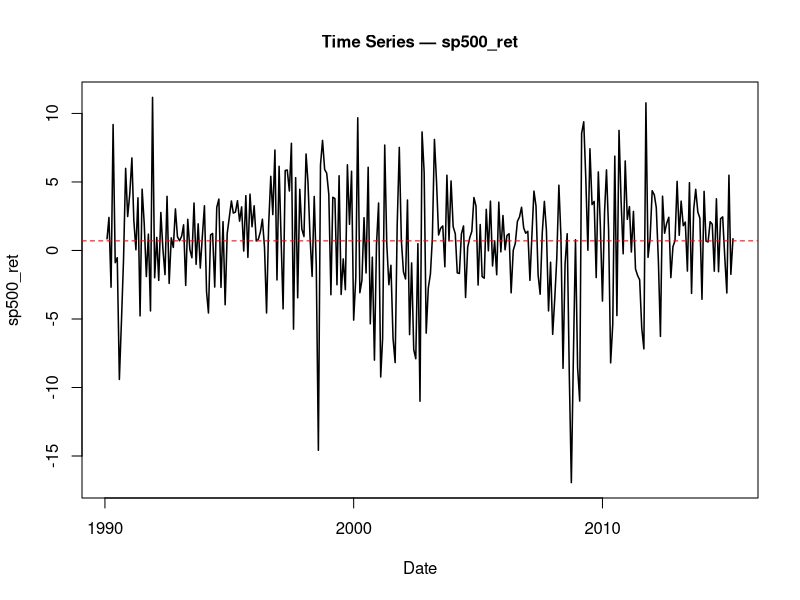
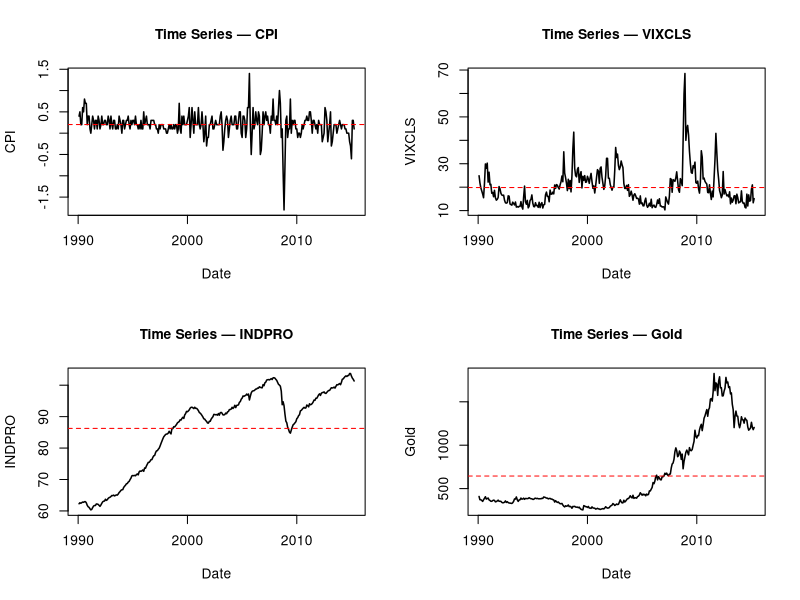
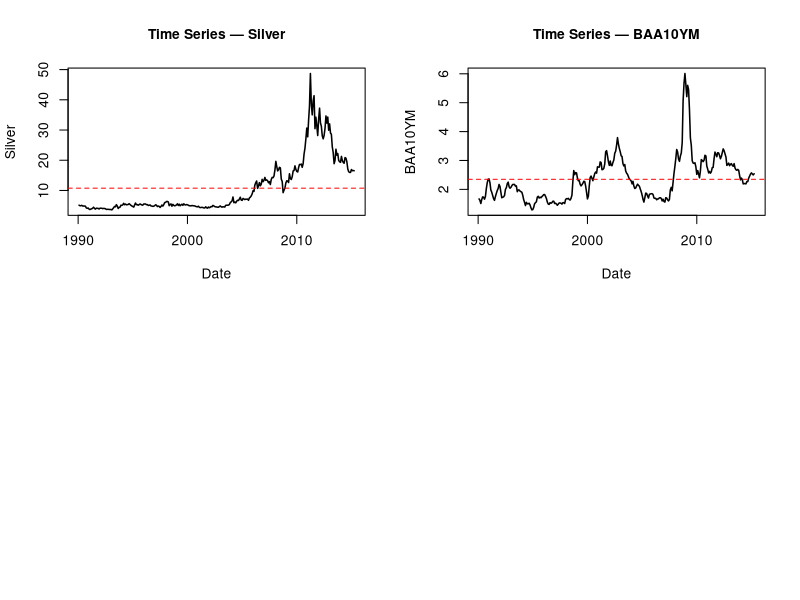
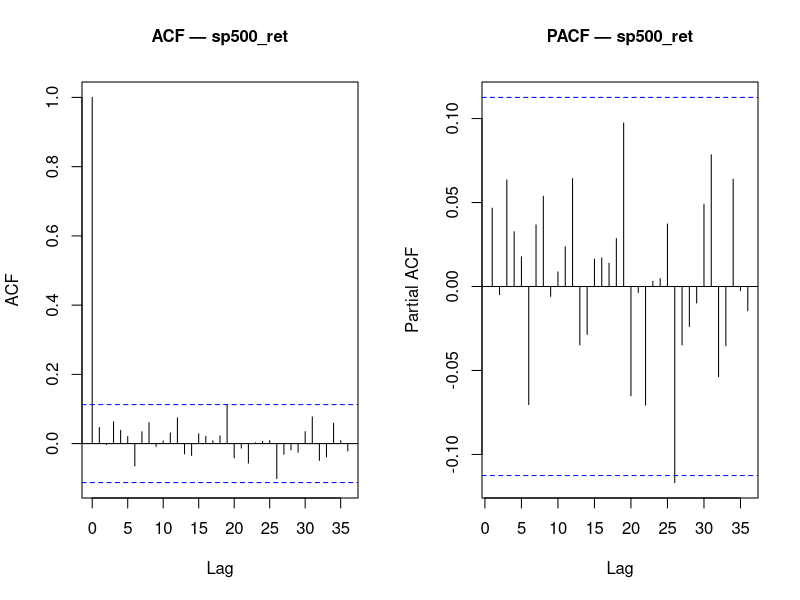
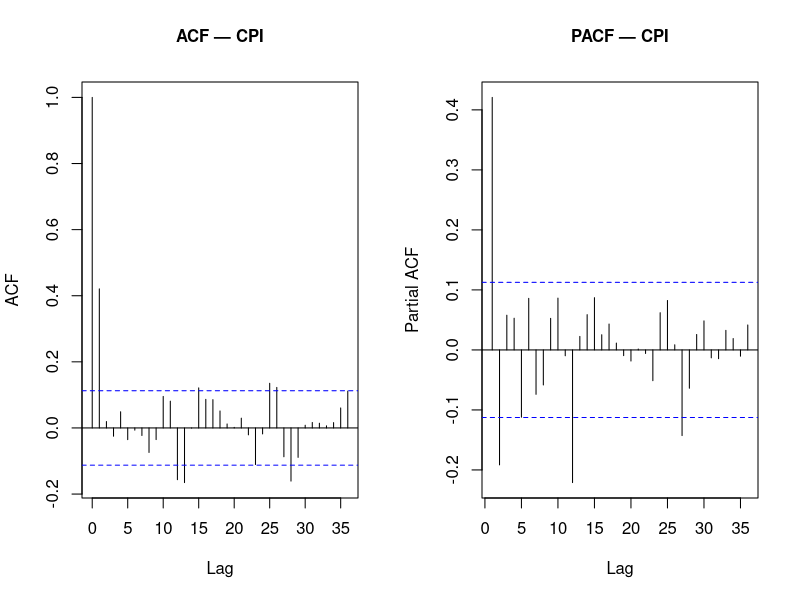
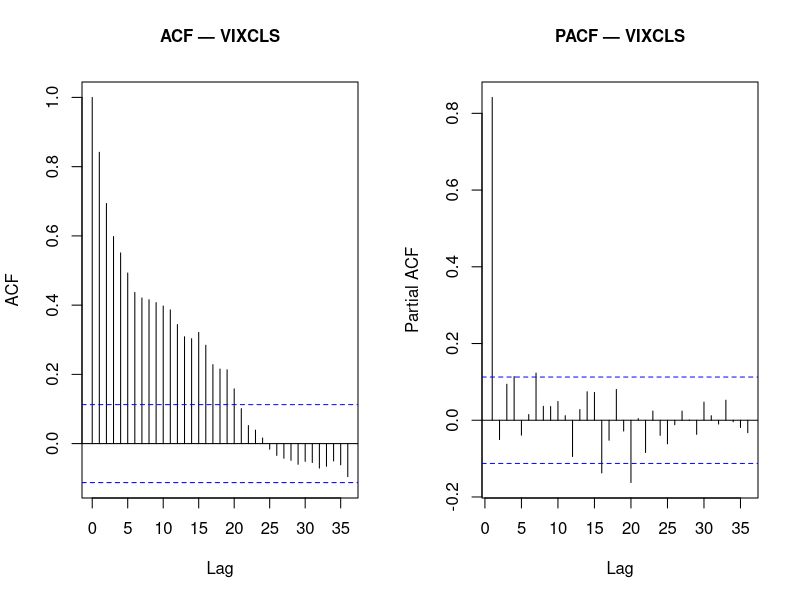
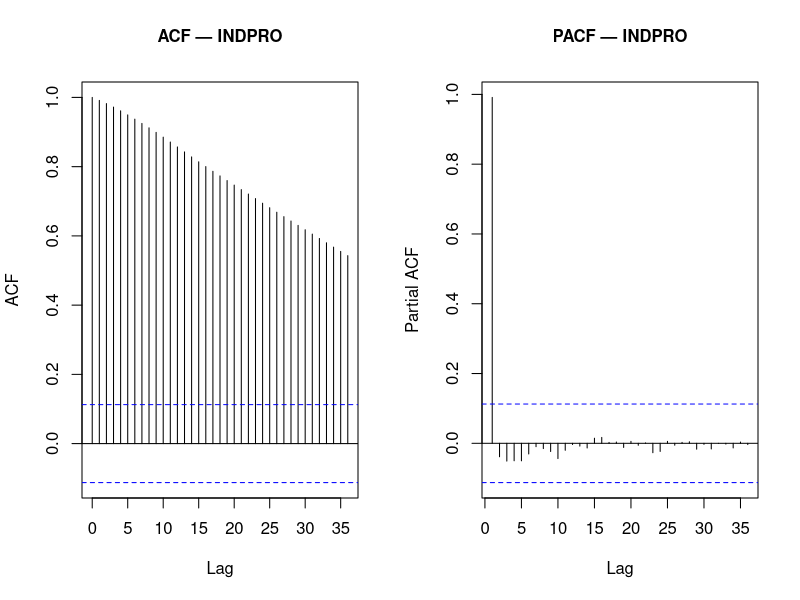
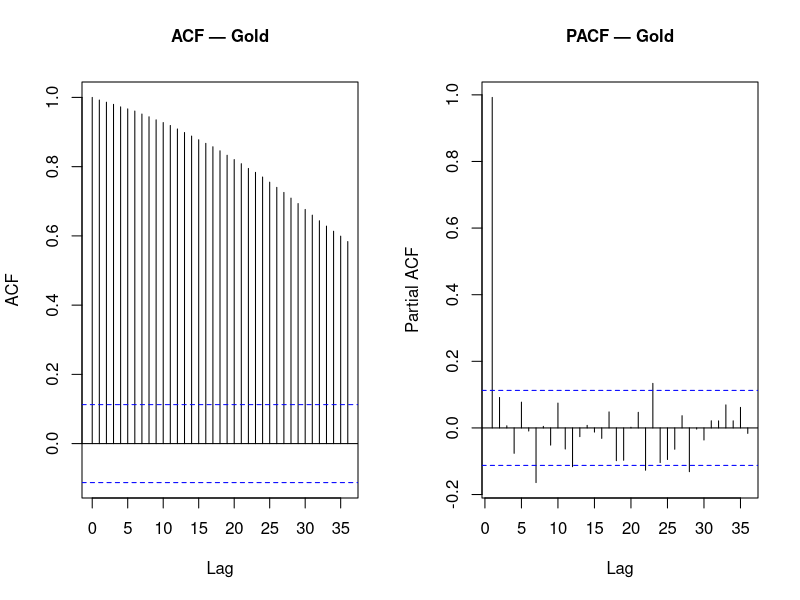

Here is the R script that generated these plots, in order:
train_end   <- c(2015, 4)
holdout_start <- c(2015, 5)

data <- read.csv("data/processed/cleanedData.csv")

# FIX: Parse "YYYY-MM" dates by appending "-01" so as.Date() can read them
data$observation_date <- as.Date(paste0(data$observation_date, "-01"))

data_ts <- ts(data$sp500_ret, start = c(1990,2), frequency = 12)

train   <- window(data_ts, start = c(1990,2), end = train_end)
ntrain <- length(train)
holdout <- window(data_ts, start = holdout_start)

# Subset data to training period only
train_data <- data[1:length(train),]

vars <- c("CPI", "VIXCLS", "INDPRO", "Gold", "Silver", "BAA10YM")

# ── Time series plot analysis ────────────────────────────────────────────────
par(mfrow = c(1, 1), cex.main=1,cex.lab = 1,cex.axis = 1)
dates <- train_data$observation_date[!is.na(train_data[["sp500_ret"]])]
plot(dates, na.omit(train_data[["sp500_ret"]]),
     type = "l", lwd = 1.5,
     xlab = "Date", ylab = "sp500_ret",
     main = "Time Series — sp500_ret")

abline(h = mean(na.omit(train_data[["sp500_ret"]])), col = "red", lty = 2, lwd = 1)

par(mfrow = c(2, 2))

for (v in vars) {
  # FIX: Use train_data instead of train (since train is a ts object)
  x     <- na.omit(train_data[[v]]) 
  dates <- train_data$observation_date[!is.na(train_data[[v]])]
  
  plot(dates, x,
       type = "l", lwd = 1.5,
       xlab = "Date", ylab = v,
       main = paste("Time Series —", v))
  
  abline(h = mean(x), col = "red", lty = 2, lwd = 1)
}

par(mfrow = c(1, 1))

# ── ACF/PACF analysis ────────────────────────────────────────────────
vars <- c("sp500_ret", vars)
plot_acf_pacf <- function(var_name, df, lag.max = 36) {
  x <- na.omit(df[[var_name]])
  par(mfrow = c(1, 2))
  
  acf(x,  lag.max = lag.max,
      main = paste("ACF —", var_name))
  
  pacf(x, lag.max = lag.max,
       main = paste("PACF —", var_name))
}

for (v in vars) {
  plot_acf_pacf(v, train_data)
}

# ── Variogram function ────────────────────────────────────────────────
variogram <- function(y, lagmax = 10, iprint = FALSE) {
  G  <- rep(1, lagmax)
  n  <- length(y)
  if (lagmax > n) lagmax <- n - 2
  y1 <- y[-1]; y2 <- y[-n]
  d1 <- y1 - y2; denom <- var(d1)
  for (k in 2:lagmax) {
    y1 <- y[(k+1):n]; y2 <- y[1:(n-k)]
    dk <- y1 - y2
    G[k] <- var(dk) / denom
  }
  ac <- c(acf(y, plot = FALSE, lag.max = lagmax)$acf)
  H  <- (1 - ac[-1]) / (1 - ac[2])
  if (iprint) print(cbind(G, H))
  list(G = G, H = H)
}

# ── Variogram analysis ────────────────────────────────────────────────
par(mfrow = c(2, 2))

for (v in vars) {
  x    <- na.omit(train_data[[v]])
  vg   <- variogram(x, lagmax = 12)
  lags <- 1:12
  
  matplot(lags, cbind(vg$G, vg$H),
          type = "p", pch = c(16, 17), cex = 1.4,
          col = c("steelblue", "darkorange"), lwd = 2.5,
          xlab = "Lag (Months)", ylab = "Variogram",
          main = paste("Variogram —", v))
  
  abline(h = 1, col = "black", lty = 2, lwd = 1.5)
  
  legend("topleft",
         legend = c("G-hat", "H-hat"),
         col = c("steelblue", "darkorange"),
         pch = c(16, 17), lwd = 2, bty = "n")
}

par(mfrow = c(1, 1))

# ── CCF analysis ────────────────────────────────────────────────
indpro_diff = diff(data$INDPRO)
copper_ldiff = diff(log(data$Copper))
silver_ldiff = diff(log(data$Silver))
gold_ldiff = diff(log(data$Gold))

ccf(indpro_diff[1:ntrain], c(train), main = "CCF of diff(INDPRO) & SP500 returns",  ylab = "CCF", lag.max = 10)
ccf(data$CPI[1:ntrain], c(train), main = "CCF of CPI % change & SP500 returns",  ylab = "CCF", lag.max = 10)
ccf(copper_ldiff[1:ntrain], c(train), main = "CCF of log.diff(Copper) & SP500 returns",  ylab = "CCF", lag.max = 10)
ccf(silver_ldiff[1:ntrain], c(train), main = "CCF of log.diff(Silver) & SP500 returns",  ylab = "CCF", lag.max = 10)
ccf(gold_ldiff[1:ntrain], c(train), main = "CCF of log.diff(Gold) & SP500 returns",  ylab = "CCF", lag.max = 10)
